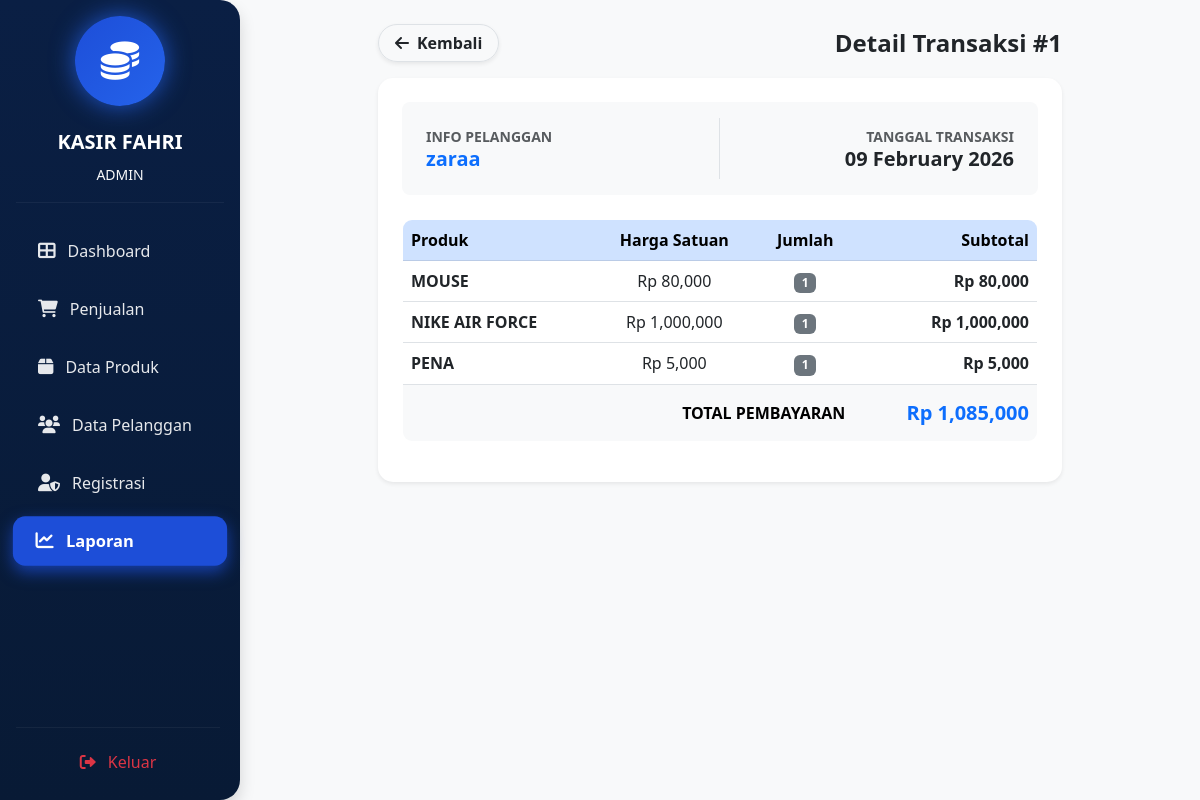
The page /admin/laporan/detail.php?id=1 (signed in) on the database its author committed.
### tables this page shows
CREATE TABLE `penjualan` (
  `PenjualanID` int(11) NOT NULL,
  `TanggalPenjualan` datetime NOT NULL DEFAULT current_timestamp(),
  `Totalharga` decimal(10,2) NOT NULL,
  `PelangganID` int(11) NOT NULL
);

CREATE TABLE `pelanggan` (
  `PelangganID` int(11) NOT NULL,
  `NamaPelanggan` varchar(255) NOT NULL,
  `Alamat` text NOT NULL,
  `NomorTelepon` varchar(15) NOT NULL
);

CREATE TABLE `detailpenjualan` (
  `DetailID` int(11) NOT NULL,
  `PenjualanID` int(11) NOT NULL,
  `ProdukID` int(11) NOT NULL,
  `JumlahProduk` int(11) NOT NULL,
  `Subtotal` decimal(10,2) NOT NULL
);

CREATE TABLE `produk` (
  `ProdukID` int(11) NOT NULL,
  `NamaProduk` varchar(255) NOT NULL,
  `Harga` decimal(10,2) NOT NULL,
  `Stok` int(11) NOT NULL
);

### admin/laporan/detail.php (the view, shortened to what this page needs)
<?php
include '../../main/connect.php';
$id = $_GET['id'];
$query = mysqli_query($conn, "SELECT * FROM penjualan
         JOIN pelanggan ON penjualan.PelangganID = pelanggan.PelangganID
         WHERE PenjualanID = '$id'");
$data = mysqli_fetch_array($query);
?>
<!DOCTYPE html>
<html lang="id">
<head>
    <link href="https://cdn.jsdelivr.net/npm/bootstrap@5.3.0/dist/css/bootstrap.min.css" rel="stylesheet">
    <link rel="stylesheet" href="https://cdnjs.cloudflare.com/ajax/libs/font-awesome/6.0.0/css/all.min.css">
</head>
<body class="bg-light">
    <div class="d-flex">
        <?php include '../../template/sidebar.php'; ?>
        <div class="container-fluid p-4">
            <div class="col-md-9 mx-auto">
                <div class="d-flex justify-content-between align-items-center mb-3">
                    <a href="index.php" class="btn btn-white shadow-sm border rounded-pill px-3 fw-bold">
                        <i class="fas fa-arrow-left me-2"></i>Kembali
                    </a>
                    <h4 class="fw-bold m-0">Detail Transaksi #<?= $id; ?></h4>
                </div>
                <div class="card card-detail shadow-sm">
                    <div class="card-body p-4">
                        <div class="row mb-4 bg-light p-3 rounded-3 g-0">
                            <div class="col-md-6 border-end p-2">
                                <small class="text-muted d-block fw-bold">INFO PELANGGAN</small>
                                <h5 class="fw-bold text-primary m-0"><?= $data['NamaPelanggan']; ?></h5>
                            </div>
                            <div class="col-md-6 p-2 text-md-end">
                                <small class="text-muted d-block fw-bold">TANGGAL TRANSAKSI</small>
                                <h5 class="fw-bold m-0"><?= date('d F Y', strtotime($data['TanggalPenjualan'])); ?></h5>
                            </div>
                        </div>
                        <div class="table-responsive">
                            <table class="table border">
                                <thead class="table-primary">
                                    <tr>
                                        <th>Produk</th>
                                        <th class="text-center">Harga Satuan</th>
                                        <th class="text-center">Jumlah</th>
                                        <th class="text-end">Subtotal</th>
                                    </tr>
                                </thead>
                                <tbody>
                                    <?php
                                    $detail = mysqli_query($conn, "SELECT * FROM detailpenjualan
                                              JOIN produk ON detailpenjualan.ProdukID = produk.ProdukID
                                              WHERE PenjualanID = '$id'");
                                    while($d = mysqli_fetch_array($detail)){
                                    ?>
                                    <tr>
                                        <td><span class="fw-bold"><?= $d['NamaProduk']; ?></span></td>
                                        <td class="text-center">Rp <?= number_format($d['Harga']); ?></td>
                                        <td class="text-center"><span class="badge bg-secondary"><?= $d['JumlahProduk']; ?></span></td>
                                        <td class="text-end fw-bold">Rp <?= number_format($d['Subtotal']); ?></td>
                                    </tr>
                                    <?php } ?>
                                </tbody>
                                <tfoot>
                                    <tr class="table-light">
                                        <th colspan="3" class="text-end py-3">TOTAL PEMBAYARAN</th>
                                        <th class="text-end py-3 text-primary h5 fw-bold">Rp <?= number_format($data['Totalharga']); ?></th>
                                    </tr>
                                </tfoot>
                            </table>
                        </div>
                    </div>
                </div>
            </div>
        </div>
    </div>
</body>
</html>

### admin/laporan/detail.php (style rules this page uses)
.card-detail { border-radius: 15px; border: none; }
.table { border-radius: 10px; overflow: hidden; }

### rows shown on the page
penjualan: PelangganID.NamaPelanggan "zaraa", TanggalPenjualan "09 February 2026", Totalharga "1,085,000"
detailpenjualan: ProdukID.NamaProduk "MOUSE", ProdukID.Harga "80,000", JumlahProduk "1", Subtotal "80,000"
detailpenjualan: ProdukID.NamaProduk "NIKE AIR FORCE", ProdukID.Harga "1,000,000", JumlahProduk "1", Subtotal "1,000,000"
detailpenjualan: ProdukID.NamaProduk "PENA", ProdukID.Harga "5,000", JumlahProduk "1", Subtotal "5,000"

### other values the page prints
$role "ADMIN"
$id "1"
